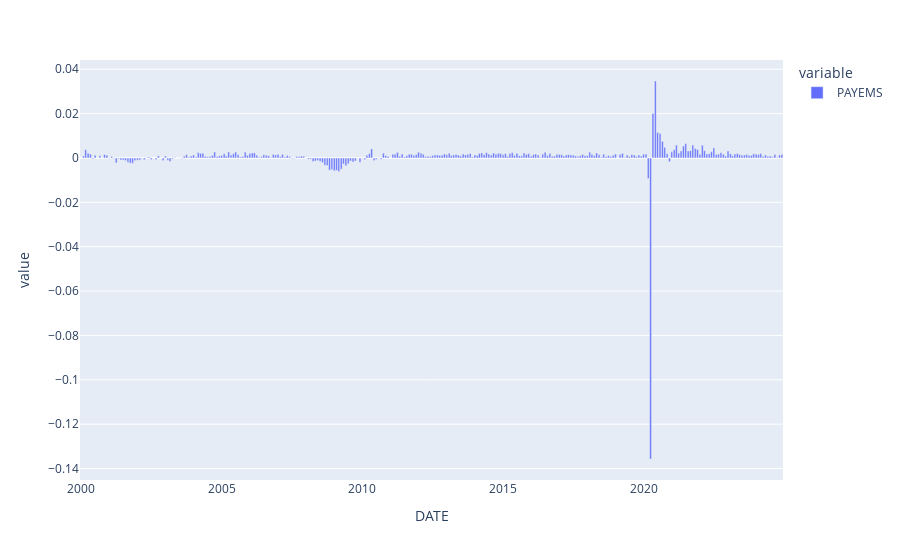

Notebook code for this chart:
### Code cell
px.bar(payroll.pct_change())

### Figure 1 — Plotly figure (JSON) as saved in the notebook; plotly's stock layout.template omitted (floating-point values rounded to 4 significant figures; data arrays with more than 128 entries replaced by an {"elided": "..."} marker saying what was removed)
{"data": [{"alignmentgroup": "True", "hovertemplate": "variable=PAYEMS<br>DATE=%{x}<br>value=%{y}<extra></extra>", "legendgroup": "PAYEMS", "marker": {"color": "#636efa", "pattern": {"shape": ""}}, "name": "PAYEMS", "offsetgroup": "PAYEMS", "orientation": "v", "showlegend": true, "textposition": "auto", "type": "bar", "x": {"elided": "300 str values"}, "xaxis": "x", "y": {"elided": "300 float values"}, "yaxis": "y"}], "layout": {"barmode": "relative", "legend": {"title": {"text": "variable"}, "tracegroupgap": 0}, "margin": {"t": 60}, "xaxis": {"anchor": "y", "domain": [0, 1], "title": {"text": "DATE"}}, "yaxis": {"anchor": "x", "domain": [0, 1], "title": {"text": "value"}}}}
